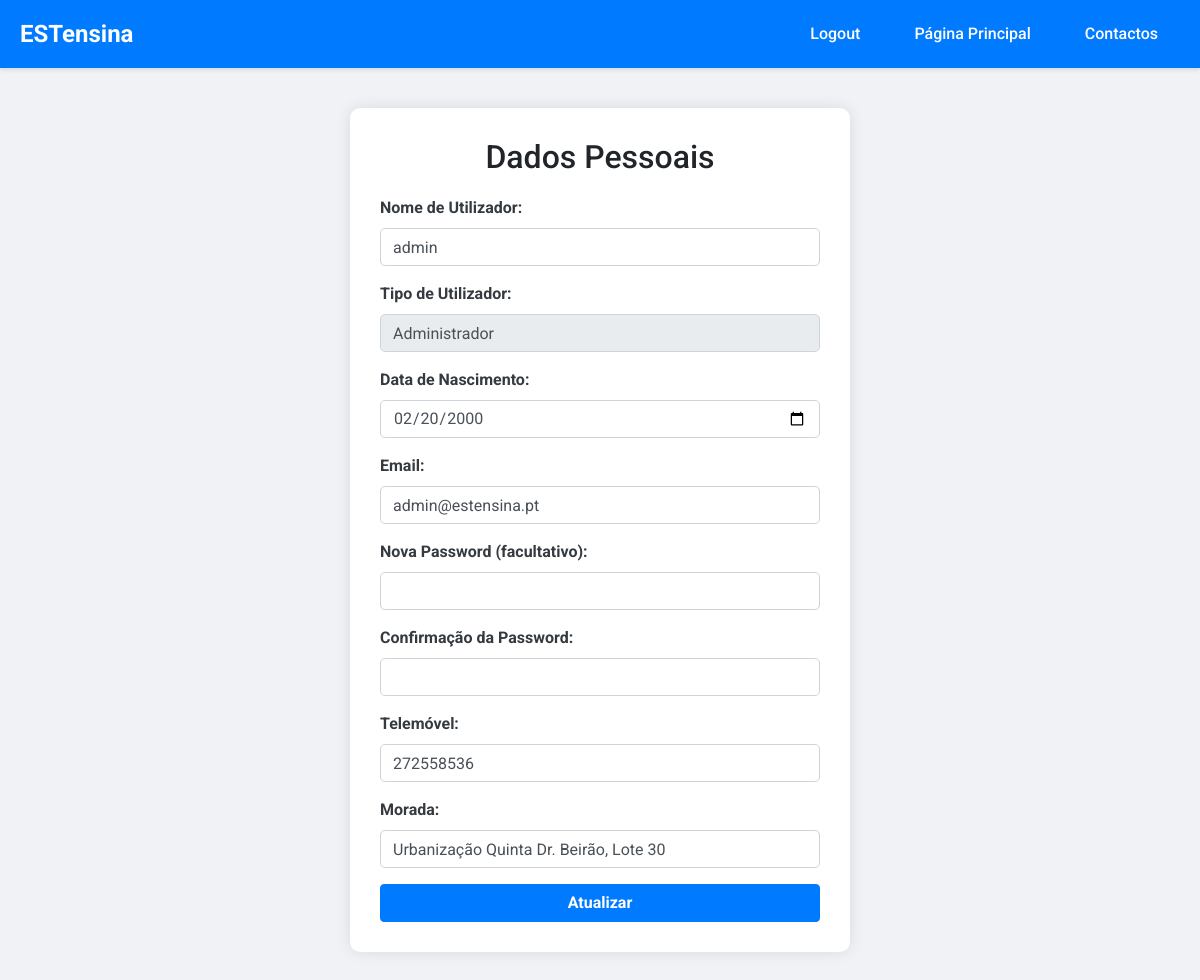
Page /paginas/DadosPessoais.php (signed in) on the committed database.
### tables this page shows
CREATE TABLE `utilizador` (
  `id_utilizador` int(11) NOT NULL,
  `nome` varchar(60) NOT NULL,
  `data_nascimento` date NOT NULL,
  `pass` varchar(60) NOT NULL,
  `morada` varchar(60) NOT NULL,
  `email` varchar(60) NOT NULL,
  `telemovel` int(11) NOT NULL,
  `tipo_utilizador` int(11) NOT NULL
);

### paginas/DadosPessoais.php (the view, shortened to what this page needs)
<!DOCTYPE html>
<html>
<head>
    <link rel="stylesheet" href="https://stackpath.bootstrapcdn.com/bootstrap/4.5.2/css/bootstrap.min.css">
    <link rel="stylesheet" href="estilo.css">
</head>
<body>
    <?php
    if (isset($_SESSION["user"]) && isset($_SESSION["id"]) && ($_SESSION["tipo_utilizador"] != ALUNO_NAO_VALIDADO || $_SESSION["tipo_utilizador"] != VISITANTE) ) {
        $id_user = $_SESSION["user"];
        $sql = "SELECT * FROM utilizador WHERE nome='$id_user'";
        $res = mysqli_query($conn, $sql);
        $dados_user = mysqli_fetch_array($res);
        $nome = $dados_user['nome'];
        $dataNascimento = $dados_user['data_nascimento'];
        $telemovel = $dados_user['telemovel'];
        $morada = $dados_user['morada'];
        $email = $dados_user['email'];
        $tipoUtilizador = $dados_user['tipo_utilizador'];
        if($tipoUtilizador == '1'){
            $tipoDeUtilizador = "Administrador";
        } elseif($tipoUtilizador == '2'){
            $tipoDeUtilizador = "Docente";
        } elseif($tipoUtilizador == '3'){
            $tipoDeUtilizador = "Aluno";
        } elseif($tipoUtilizador == '4'){
            $tipoDeUtilizador = "Aluno Não Validado";
        } elseif($tipoUtilizador == '5'){
            $tipoDeUtilizador = "Visitante";
        }
        echo "<div id='cabecalho'>
                    <a href='index.php' id = 'nomeSite'>
                        ESTensina
                    </a>
                    <div class= 'input-div'>
                        <div id='botao'>
                            <form action='logout.php'>
                                <input type='submit' value='Logout'>
                            </form>
                        </div>
                        <div id='botao'>
                            <form action='PaginaUtilizador.php'>
                                <input type='submit' value='Página Principal'>
                            </form>
                        </div>
                        <div id='botao'>
                        <form action='contacto.php'>
                            <input type='submit' value='Contactos'>
                        </form>
                        </div>
                    </div>
                </div>";
    } else {
        echo "<script> setTimeout(function () { window.location.href = 'index.php'; }, 0000)</script>";
    }
    ?>
    <div class="container">
        <div class="form-container">
            <h2>Dados Pessoais</h2>
            <form method="POST" action="alteraDados.php">
                <div class="form-group">
                    <label for="IdUser">Nome de Utilizador:</label>
                    <input type="text" class="form-control" id="IdUser" name="IdUser" value="<?php echo $nome; ?>">
                </div>
                <div class="form-group">
                    <label for="tipo">Tipo de Utilizador:</label>
                    <input type="text" class="form-control" id="tipo" name="tipo" value="<?php echo $tipoDeUtilizador; ?>" readonly>
                </div>
                <div class="form-group">
                    <label for="IdUser">Data de Nascimento:</label>
                    <input type="date" class="form-control" id="data" name="data"
                        value="<?php echo $dataNascimento; ?>">
                </div>
                <div class="form-group">
                    <label for="email">Email:</label>
                    <input type="email" class="form-control" id="email" name="email" value="<?php echo $email; ?>">
                </div>
                <div class="form-group">
                    <label for="pass">Nova Password (facultativo):</label>
                    <input type="password" class="form-control" id="pass" name="pass">
                </div>
                <div class="form-group">
                    <label for="conf_pass">Confirmação da Password:</label>
                    <input type="password" class="form-control" id="conf_pass" name="conf_pass">
                </div>
                <div class="form-group">
                    <label for="telemovel">Telemóvel:</label>
                    <input type="tel" class="form-control" id="telemovel" name="telemovel"
                        value="<?php echo $telemovel; ?>">
                </div>
                <div class="form-group">
                    <label for="morada">Morada:</label>
                    <input type="text" class="form-control" id="morada" name="morada" value="<?php echo $morada; ?>">
                </div>
                <button type="submit" class="btn btn-primary btn-block">Atualizar</button>
            </form>
        </div>
    </div>
</body>
</html>

### paginas/estilo.css (style rules this page uses)
body { background-color: #f0f2f5; font-family: 'Roboto', sans-serif; }
.form-container { background-color: white; padding: 30px; margin: 40px auto; border-radius: 10px; box-shadow: 0 0 15px rgba(0, 0, 0, 0.1); max-width: 500px; }
.form-container h2 { text-align: center; margin-bottom: 20px; }
.form-group label { font-weight: bold; color: #343a40; }
.form-control { border-radius: 5px; }
.btn-primary { background-color: #007bff; border-color: #007bff; font-weight: bold; transition: all 0.3s ease-in-out; }
#cabecalho { background-color: #007bff; color: white; padding: 10px 0; display: flex; justify-content: space-between; align-items: center; width: 100%; box-shadow: 0 2px 4px rgba(0, 0, 0, 0.1); }
#nomeSite { color: white; margin-left: 20px; font-size: 24px; font-weight: 700; text-decoration: none; transition: color 0.3s; }
.input-div { display: flex; margin-right: 20px; }
#botao { margin-left: 10px; }
#botao input { padding: 10px 20px; background-color: #007bff; border: 2px solid #007bff; color: white; cursor: pointer; border-radius: 5px; font-weight: 500; transition: background-color 0.3s, color 0.3s; }

### rows in the picture
utilizador: IdUser "admin", tipo "Administrador", data "02/20/2000", email "admin@estensina.pt", telemovel "272558536", morada "Urbanização Quinta Dr. Beirão, Lote 30"
